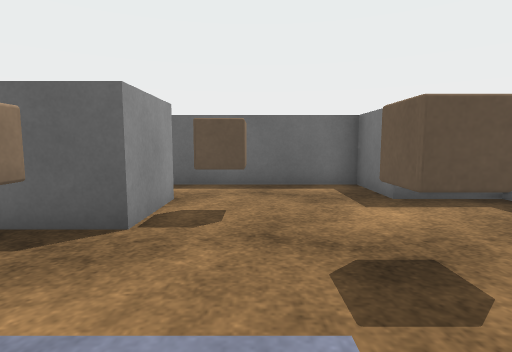
view 1 (above)

15 first-person views from a walk through a scene from a Unity 3-D project. The camera is 0.5 m above the floor, tilts 6° down and sees 80° across. The floor is counted in squares, 0.5 m on a side. Each view is taken from the middle of a square. On the plan, view 1 faces up. The plan holds only what a view shows up to about 12 squares ahead; the rest is blank. The player character is not drawn. Surface patterns are stand-ins for the level's own textures.

view 2
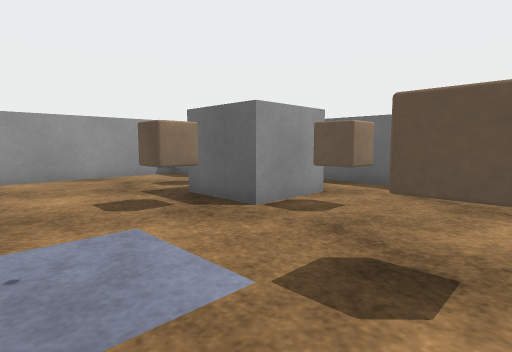

view 3
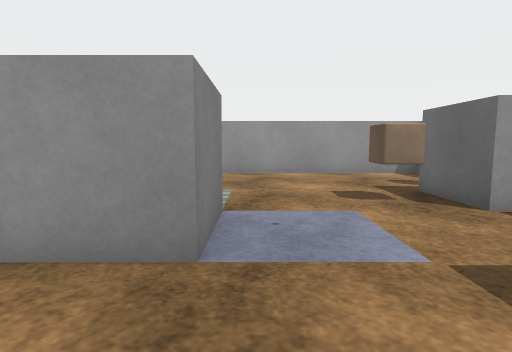

view 4
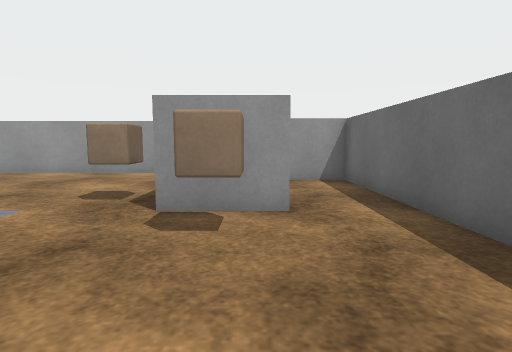

view 5
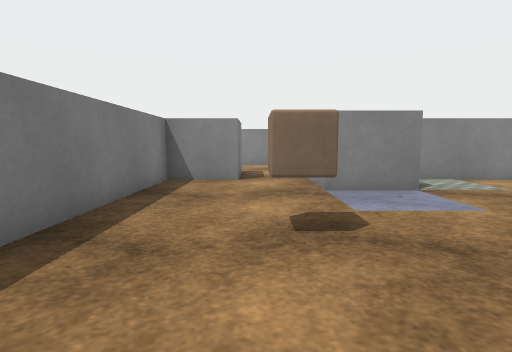

view 6
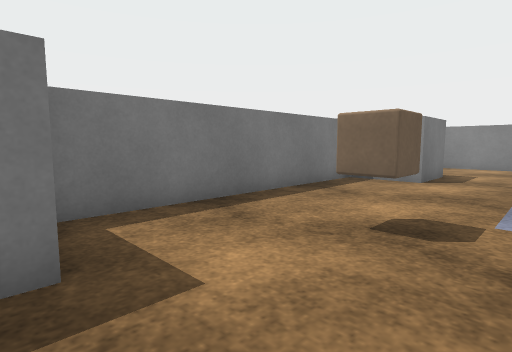

view 7
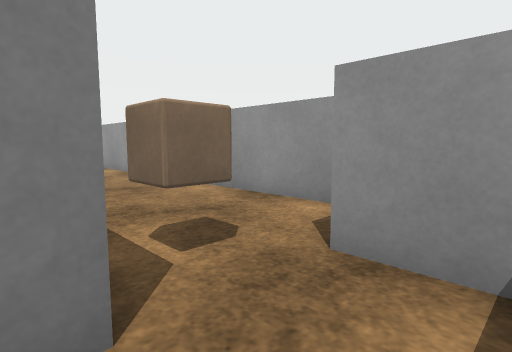

view 8
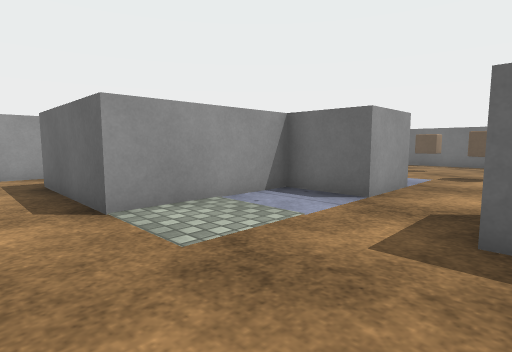

view 9
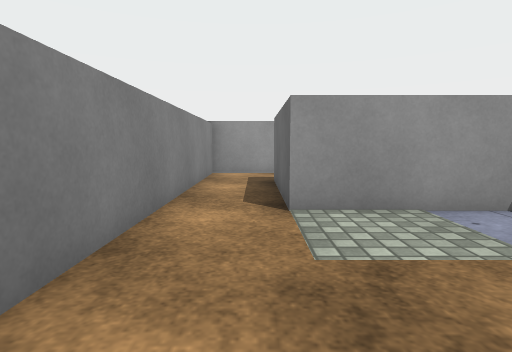

view 10
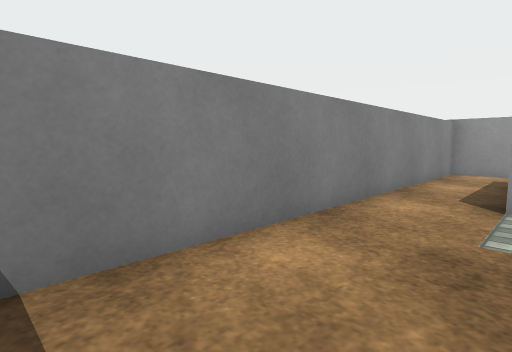

view 11
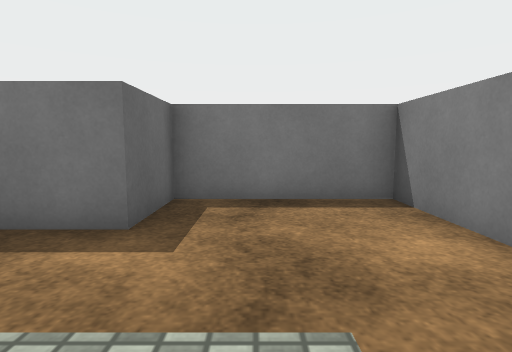

view 12
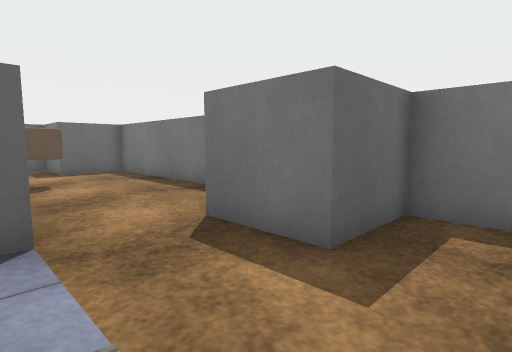

view 13
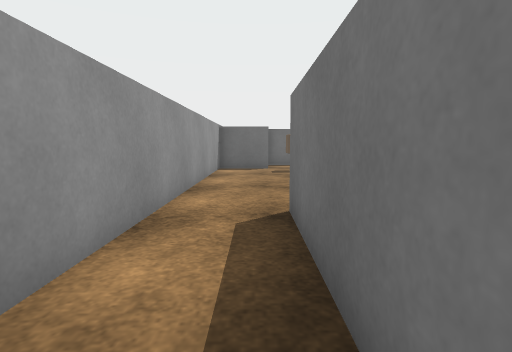

view 14
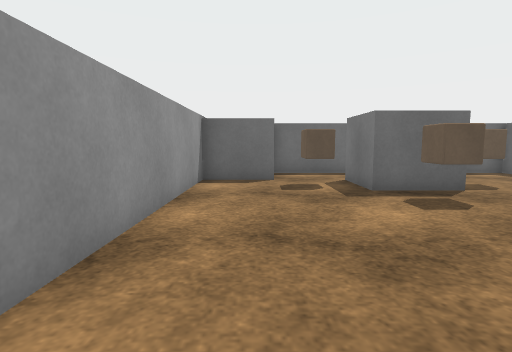

view 15
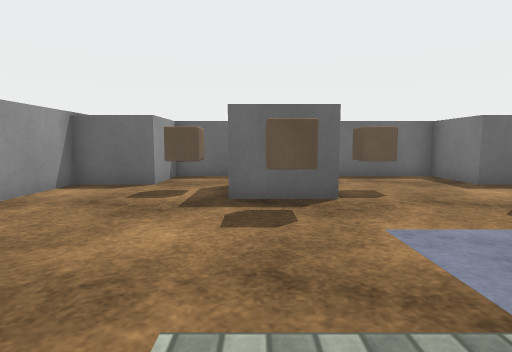

### Floor plan
Ten units are one square. View 1 is at (0, 0); x grows to the right and y downward. Boxes are objects, and circles mark ways between rooms. Rooms are numbered by the first view taken in them; rooms with no view inside come last. Other rooms are left out.
<svg viewBox="-80 -80 130 170">
<path fill="none" stroke="#000" d="M-16 5 5 5 5 25M-15 -56 -15 -35 -35 -35 -35 -55 -30 -55M25 35 25 25 45 25 45 -55 25 -55 25 -75 -55 -75 -55 -55 -75 -55 -75 65M-55 65 -55 25 -25 25M5 25 -15 25 -15 65 -55 65M-75 65 -75 85 45 85 45 45 25 45 25 35"/>
<rect x="-55" y="-55" width="20" height="20" fill="#bbb"><title>other object</title></rect>
<rect x="-35" y="-35" width="20" height="20" fill="#bbb"><title>other object</title></rect>
<rect x="-15" y="-55" width="20" height="20" fill="#bbb"><title>other object</title></rect>
<rect x="5" y="-35" width="20" height="20" fill="#bbb"><title>other object</title></rect>
<circle cx="-65" cy="70" r="3" fill="#2a7"/>
<circle cx="15" cy="35" r="3" fill="#2a7"/>
<text x="-20" y="-20">1</text>
<text x="0" y="60">2</text>
</svg>
Room 1 opens to room 2.

Where each view was taken, in squares from view 1:
view 1: 0 up, 0 right, facing up
view 2: 0 up, 2 right, facing up-left
view 3: 0 up, 3 right, facing left
view 4: 5 up, 3 right, facing left
view 5: 6 up, 2 right, facing down
view 6: 6 up, 0 right, facing down-right
view 7: 7 up, 3 left, facing down-left
view 8: 8 down, 3 right, facing up-left
view 9: 7 down, 3 right, facing left
view 10: 6 down, 4 right, facing down-left
view 11: 6 down, 1 left, facing right
view 12: 6 down, 0 right, facing up-right
view 13: 7 down, 6 left, facing up
view 14: 3 down, 6 left, facing up
view 15: 2 down, 3 left, facing up
